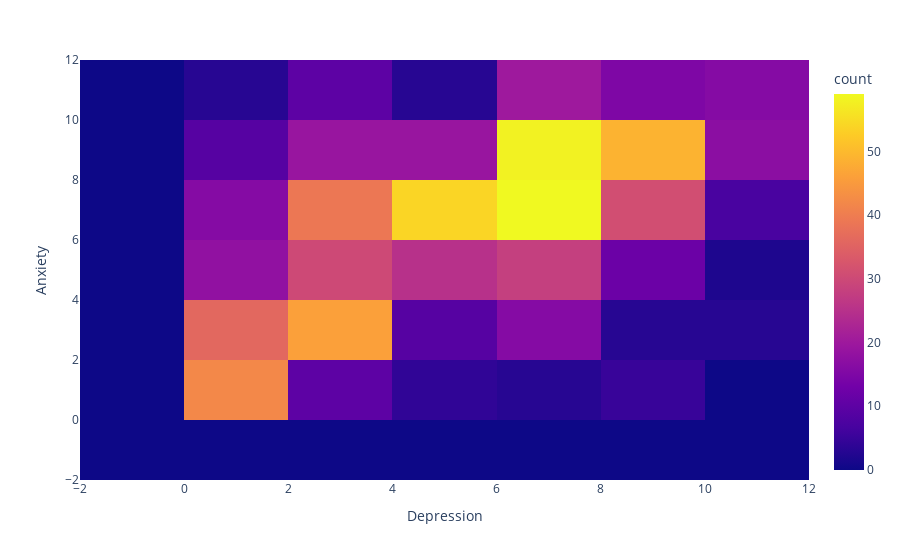

The notebook cell this image was saved under:
### Markdown cell above
### Heatmap (Histogram in 2D)

You may have seen some studies that there are certain mental health conditions that are comorbid, like depression and anxiety. Let's see if this dataset verifies it! You can get an idea of where a majority of the samples are concentrated with this plot. Learn more [here](https://plotly.com/python/2D-Histogram/).

### Code cell
fig = px.density_heatmap(musicdf, x="Depression", y="Anxiety", nbinsx=10, nbinsy=10)
fig.show()

### Figure 1 — Plotly figure (JSON) as saved in the notebook; plotly's stock layout.template omitted (floating-point values rounded to 4 significant figures; data arrays with more than 128 entries replaced by an {"elided": "..."} marker saying what was removed)
{"data": [{"coloraxis": "coloraxis", "hovertemplate": "Depression=%{x}<br>Anxiety=%{y}<br>count=%{z}<extra></extra>", "name": "", "nbinsx": 10, "nbinsy": 10, "type": "histogram2d", "x": {"elided": "736 float values"}, "xaxis": "x", "xbingroup": "x", "y": {"elided": "736 float values"}, "yaxis": "y", "ybingroup": "y"}], "layout": {"coloraxis": {"colorbar": {"title": {"text": "count"}}, "colorscale": [[0, "#0d0887"], [0.1111, "#46039f"], [0.2222, "#7201a8"], [0.3333, "#9c179e"], [0.4444, "#bd3786"], [0.5556, "#d8576b"], [0.6667, "#ed7953"], [0.7778, "#fb9f3a"], [0.8889, "#fdca26"], [1, "#f0f921"]]}, "legend": {"tracegroupgap": 0}, "margin": {"t": 60}, "xaxis": {"anchor": "y", "domain": [0, 1], "title": {"text": "Depression"}}, "yaxis": {"anchor": "x", "domain": [0, 1], "title": {"text": "Anxiety"}}}}
